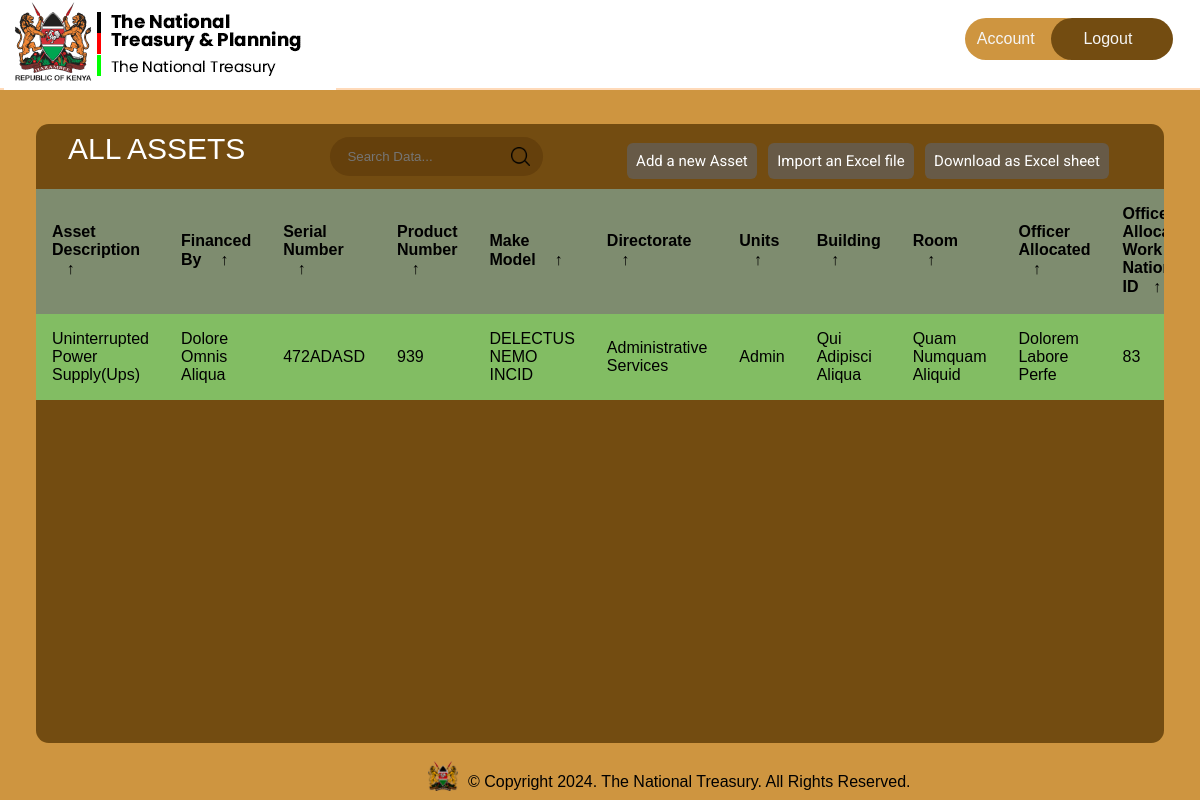
Screenshot of / (signed in) with the database file from the repository.
### inventory/models.py (models this page shows, shortened)
class Asset(db.Model):
    idassets = db.Column(db.Integer, primary_key=True)
    asset_description = db.Column(db.Text, nullable=False)
    financed_by = db.Column(db.Text, default="N/A")
    serial_number = db.Column(db.Text, nullable=False, unique=True)
    product_number = db.Column(db.Text, nullable=False)
    make_model = db.Column(db.Text, nullable=False)
    directorate = db.Column(db.Text, nullable=False)
    units = db.Column(db.Text, nullable=False)
    building = db.Column(db.Text, nullable=False)
    room = db.Column(db.Integer, nullable=False)
    officer_allocated = db.Column(db.Text, default="N/A")
    officer_contact_info = db.Column(db.Text, default="0")
    state = db.Column(db.Text, nullable=False)
    recorded_by = db.Column(db.Text, nullable=False)

### inventory/routes.py (the view)
@app.route("/")
def index():
    assets = Asset.query.all()
    return render_template("index.html", assets=assets)

### inventory/models.py (called while the page is built)
@login_manager.user_loader
def load_user(user_id):
    return User.query.get(int(user_id))

### inventory/templates/index.html (shortened to what this page needs)
{% extends "base.html" %}
{% if current_user.is_authenticated %}
{% block head %}
{{ super() }}
<link rel="stylesheet" href="{{ url_for('static', filename='css/assets_table.css') }}">
{% endblock head %}
{% endif %}
{% block navlinks %}
	{%if current_user.is_authenticated%}
		<a href="{{url_for('profile')}}" class="links signup">Account</a>
		<a href="{{url_for('logout')}}" class="links login">Logout</a>
	{% else %}
		<a href="{{url_for('register')}}" class="links signup">Sign up</a>
		<a href="{{url_for('login')}}" class="links login">Login</a>
	{% endif %}
{% endblock navlinks %}
{% block body %}
{% if not current_user.is_authenticated %}
<div class="heading" style="background-color: rgb(115,76,17)">
	<h2>INVENTORY MANAGEMENT SYSTEM</h2>
</div> <br><br>
<div class="parent">
	<div class="child1">
		<p>The  <b> National Treasury Inventory Management System </b>
			is your comprehensive solution for managing and safeguarding the assets of our nation's treasury.
			Our state-of-the-art platform ensures efficient, secure, and transparent handling of inventory,
			providing a seamless experience for all users.</p>
		<div class="register-login-btns">
			<a href="{{ url_for('register') }}" class="hero-section-btn" role="button"><span class="text">Get Started</span></a>
			<a href="{{ url_for('login') }}" class="hero-section-btn" role="button"><span class="text">Log In</span></a>
		</div>
	</div>
	<div class="child2">
		<img src="{{url_for('static', filename='assets/images/hero.jpeg')}}" alt="">
	</div>
</div>
{% else %}
<div class="main">
    <main class="table" id="customers_table">
        <section class="table__header">
            <a href="{{ url_for('index') }}" class="all-assets-btn" ><h1>All Assets</h1></a>
            <div class="input-group">
                <input type="search" placeholder="Search Data...">
		<img src="{{ url_for('static', filename='assets/images/search.png') }}" alt="">
            </div>
	    <div class="table-links">
		<a href="{{ url_for('create_assets') }}" class="add-asset-link">Add a new Asset</a>
		<button id="import-excel-btn" class="import-excel">Import an Excel file</button>
		<button id="toEXCEL" class="export-excel">Download as
			Excel sheet</button>
	    </div>
        </section>
        <section class="table__body">
            <table>
                <thead>
                    <tr>
                        <th> Asset Description <span class="icon-arrow">&UpArrow;</span></th>
                        <th> Financed by <span class="icon-arrow">&UpArrow;</span></th>
                        <th> Serial Number <span class="icon-arrow">&UpArrow;</span></th>
                        <th> Product Number<span class="icon-arrow">&UpArrow;</span></th>
                        <th> Make Model <span class="icon-arrow">&UpArrow;</span></th>
                        <th> Directorate <span class="icon-arrow">&UpArrow;</span></th>
                        <th> Units <span class="icon-arrow">&UpArrow;</span></th>
                        <th> Building <span class="icon-arrow">&UpArrow;</span></th>
                        <th> Room <span class="icon-arrow">&UpArrow;</span></th>
                        <th> Officer Allocated <span class="icon-arrow">&UpArrow;</span></th>
                        <th> Officer Allocated Work ID / National ID<span class="icon-arrow">&UpArrow;</span></th>
                    </tr>
                </thead>
                <tbody>
					{% for asset in assets %}
					<tr>
						<td>{{ asset.asset_description }}</td>
						<td>{{ asset.financed_by }}</td>
						<td>{{ asset.serial_number }}</td>
						<td>{{ asset.product_number }}</td>
						<td>{{ asset.make_model }}</td>
						<td>{{ asset.directorate }}</td>
						<td>{{ asset.units }}</td>
						<td>{{ asset.building }}</td>
						<td>{{ asset.room }}</td>
						<td>{{ asset.officer_allocated }}</td>
						<td>{{ asset.officer_contact_info }}</td>
					</tr>
						{% endfor %}
                </tbody>
            </table>
        </section>
    </main>
	{% endif %}
{% endblock body %}

### inventory/templates/base.html (shortened to what this page needs)
<!DOCTYPE html>
<html lang="en">
<head>
	{% block head %}
	<link rel="stylesheet" href="https://cdnjs.cloudflare.com/ajax/libs/font-awesome/6.5.1/css/all.min.css"
 />
	<link rel="stylesheet" href="{{ url_for('static',filename='css/style.css') }}">
	{% endblock head %}
</head>
<body>
	<div class="nav">
		<div class="logo">
			<a href="{{ url_for('index') }}"><img
					src=" {{ url_for('static', filename='assets/images/TNT logo.png')  }} "
					alt="treasury logo"></img></a>
		</div>
		<div class="links">
			{% block navlinks %}
			{% endblock navlinks %}
		</div>
	</div>
	{% block body %}
	{% endblock body %}
	<div class="footer">
		<img src="{{ url_for('static', filename='assets/images/tntfooterlogo.png') }}" alt="footer logo"
			width="30" height="30">
		<p>© Copyright <span class="copyright-year"></span>. The National Treasury. All Rights Reserved.</p>
	</div>
</body>
</html>

### inventory/static/css/style.css (style rules this page uses)
* { margin: 0; padding: 0; box-sizing: border-box; color-scheme: light; @import url('https://fonts.googleapis.com/css2?family=Roboto+Mono:ital,wght@0,100..700;1,100..700&display=swap'); }
body { display: flex; flex-direction: column; height: 100%; background-color: #ce9540; }
.nav { display: flex; justify-content: space-between; align-items: center; border-bottom: 2px solid peachpuff; padding-left: 4px; padding-top: 5px; padding-right: 15px; background-color: white; position: sticky; top: 0; height: 90px; width: 100%; }
.links { padding: 12px; display: flex; align-items: center; gap: 32px; border-radius: 34px; margin-bottom: 8px; }
.links>a { text-decoration: none; color: whitesmoke; width: 7.6em; }
.signup { background-color: #CE9540; }
.login { background-color: #734C11; margin-left: -67px; padding-left: 32px; }
.footer { display: flex; align-items: center; gap: 10px; margin-left: 8px; position: fixed; bottom: 0; margin-bottom: 4px; left: 35vw; }
.main { display: flex; flex-direction: column; align-items: center; }
.footer { margin-top: 12px; padding-top: 18px; display: flex; align-items: end; justify-content: center; }

### inventory/static/css/assets_table.css (style rules this page uses)
section { background-color: #734c11; }
body { display: flex; flex-direction: column; height: 100%; background-color: #ce9540; }
.all-assets-btn { text-decoration: none; }
.table-links { margin-top: 20px; margin-right: 16px; }
.table-links>* { padding: 9px; background-color: #675a47; margin-right: 7px; margin-bottom: 12px; color: #fff; font-family: 'Roboto', sans-serif; font-size: 15px; border-radius: 6px; appearance: none; border: none }
.add-asset-link { text-decoration: none; }
h1 { font-size: 30px; color: #fff; text-transform: uppercase; font-weight: 300; text-align: center; margin-bottom: 15px; }
.footer { position: fixed; bottom: 5px; }
* { margin: 0; padding: 0; box-sizing: border-box; font-family: sans-serif; }
td, th { width: 200px; }
main.table { width: 94%; margin: 34px 0px; background-color: #734c11; height: calc(90vh - 101px); backdrop-filter: blur(7px); border-radius: .8rem; overflow: auto; }
tbody { background: #82bd63; }
td { width: 400px; }
.table__header { width: 100%; height: 65px; padding: .8rem 2rem; display: flex; justify-content: space-between; align-items: center; }
.table__header .input-group { width: 20%; height: 100%; background-color: #4a270455; padding: 0 .8rem; border-radius: 2rem; display: flex; justify-content: center; align-items: center; transition: .2s; }
.table__header .input-group img { width: 1.2rem; height: 1.2rem; }
.table__header .input-group input { width: 100%; padding: 0 .5rem 0 .3rem; background-color: transparent; border: none; outline: none; }
table { width: 100%; }
table, th, td { border-collapse: collapse; padding: 1rem; text-align: left; }
thead th { position: sticky; top: 0; left: 0; background-color: #87bbb494; cursor: pointer; text-transform: capitalize; }
tbody tr { --delay: .1s; transition: .5s ease-in-out var(--delay), background-color 0s; }
tbody tr td, tbody tr td p, tbody tr td img { transition: .2s ease-in-out; }
thead th span.icon-arrow { display: inline-block; width: 1.3rem; height: 1.3rem; border-radius: 50%; border: 1.4px solid transparent; text-align: center; font-size: 1rem; margin-left: .5rem; transition: .2s ease-in-out; }

### rows the page displays
Asset: asset_description "Uninterrupted Power Supply(Ups)", financed_by "Dolore Omnis Aliqua", serial_number "472ADASD", product_number "939", make_model "DELECTUS NEMO INCID", directorate "Administrative Services", units "Admin", building "Qui Adipisci Aliqua", room "Quam Numquam Aliquid", officer_allocated "Dolorem Labore Perfe", officer_contact_info "83"
